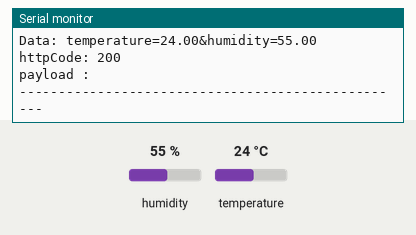
Recording of a sketch running on a simulated ESP32. Parts: the last lines printed to the serial monitor. Inputs (shaded band) come from the test bench; at power-on: humidity 55 %, temperature 24 °C. WiFi joins after 1.5 s; servers stay silent unless stated; uploads are accepted with an empty reply.

Above: at 3.7 s.
3.8 s: humidity set to 22 %
At 7.91 s:
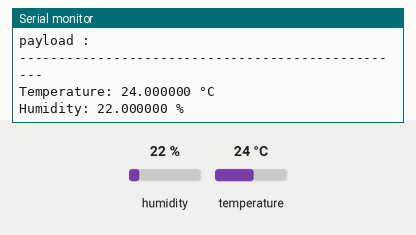
9.6 s: temperature set to 12 °C
At 13.15 s:
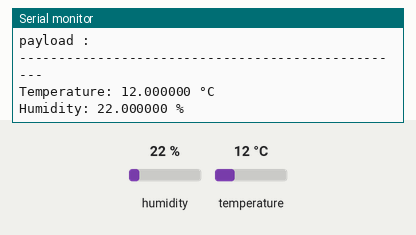
15.4 s: humidity set to 40 %
At 18.38 s:
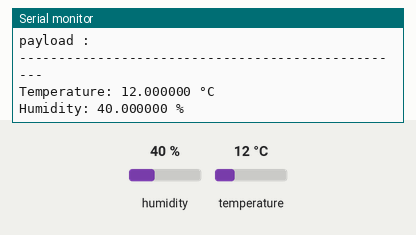
Timing chart, 0 to 19.9 s (numbered marks = the images above; inputs shaded):
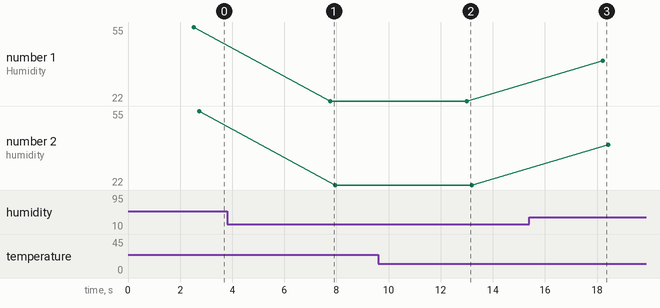

Measured:
- after the input at 3.8 s, the serial monitor: prints a new line after 4.0 s (image 1)
- after the input at 9.6 s, the serial monitor: prints a new line after 3.4 s (image 2)
- after the input at 15.4 s, the serial monitor: prints a new line after 2.8 s (image 3)
- plotted number 1: 55 → 22 after the input at 3.8 s, 22 → 40 after the input at 15.4 s
- plotted number 2: 55 → 22 after the input at 3.8 s, 22 → 40 after the input at 15.4 s

The sketch:

dht_xampp.ino
```cpp
#include <WiFi.h>
#include <HTTPClient.h>

#include <DHT.h>
#define DHTPIN 19
#define DHTTYPE DHT11
DHT dht11(DHTPIN, DHTTYPE);

String URL = "http://192.168.0.28/dht11_project/test_data.php";
//String URL = "http://192.168.228.251/dht11_project/test_data.php";

const char* ssid = "CasquetVolador2G";
const char* password = "ZLe04M4Y41997D1nA";

//const char* ssid = "acm1pt";
//const char* password = "Rocaroc10";

float temperature = 0;
float humidity = 0;

void setup() {
  Serial.begin(115200);
  dht11.begin();
  connectWiFi();
}

void loop() {
  //verificamos si tenemos conexion.
  if(WiFi.status() != WL_CONNECTED) {
    connectWiFi();
  }

  //obtenemos los datos del sensor
  Load_DHT11_Data();
  //cadena de texto postData que usaremos para el codigo .php, o sea, en el formato necesario para enviarlo al servidor
  String postData = "temperature=" + String(temperature) + "&humidity=" + String(humidity);

  //establecemos la conexion HTTP con el server
  HTTPClient http;
  http.begin(URL);
  http.addHeader("Content-Type", "application/x-www-form-urlencoded");

  //enviamos los datos al server mediante el POST().
  int httpCode = http.POST(postData);
  //payload sera la respuesta del server
  String payload = http.getString();

  Serial.print("URL : "); Serial.println(URL);
  Serial.print("Data: "); Serial.println(postData);
  Serial.print("httpCode: "); Serial.println(httpCode);
  Serial.print("payload : "); Serial.println(payload);
  Serial.println("--------------------------------------------------");
  delay(5000);
}

//Funcion para obtener los datos del sensor.
void Load_DHT11_Data() {
  //-----------------------------------------------------------
  temperature = dht11.readTemperature(); //C
  humidity = dht11.readHumidity();
  //-----------------------------------------------------------
  // Check si ha fallado
  if (isnan(temperature) || isnan(humidity)) {
    Serial.println("Failed to read from DHT sensor!");
    temperature = 0.0;
    humidity = 0.0;
  }
  //-----------------------------------------------------------
  Serial.printf("Temperature: %f °C\n", temperature);
  Serial.printf("Humidity: %f %%\n", humidity);
}

void connectWiFi() {
  WiFi.mode(WIFI_OFF);
  delay(1000);

  WiFi.mode(WIFI_STA);

  WiFi.begin(ssid, password);
  Serial.println("Connecting to WiFi");

  while (WiFi.status() != WL_CONNECTED) {
    delay(500);
    Serial.print(".");
  }

  Serial.print("connected to : "); Serial.println(ssid);
  Serial.print("IP address: "); Serial.println(WiFi.localIP());
}
```
